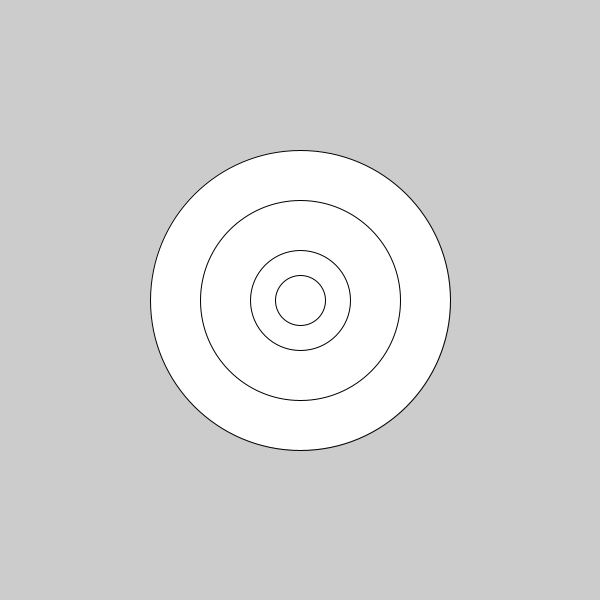
Frame 1 (no input)
Frame 60 (the mouse pressed at the canvas centre just before this capture): identical to frame 1, image omitted
Frame 120 (the mouse held since frame 60 and released just before this capture): identical to frame 1, image omitted

The Processing sketch that drew this single still picture (run headless with seeded random() and noise(); from frame 60 on, the mouse is pressed at the canvas centre):

// Processing sketch: dz
// ── dz.pde
void setup(){
  size(600,600);
  circle(300,300,300);
  circle(300,300,200);
  
  circle(300,300,100);
  
  circle(300,300,50);
}
void draw(){

}
